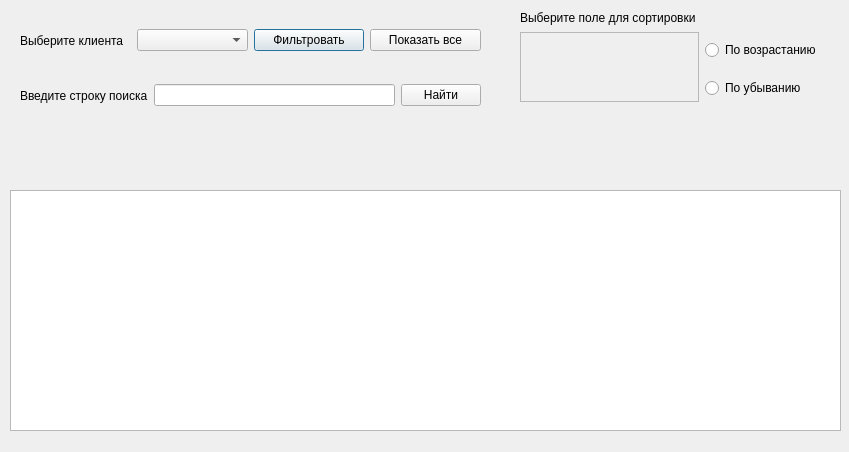
<?xml version="1.0" encoding="UTF-8"?>
<ui version="4.0">
 <class>Dialog_api</class>
 <widget class="QDialog" name="Dialog_api">
  <property name="geometry">
   <rect>
    <x>0</x>
    <y>0</y>
    <width>849</width>
    <height>452</height>
   </rect>
  </property>
  <property name="windowTitle">
   <string>Dialog</string>
  </property>
  <widget class="QTableView" name="tableView_information">
   <property name="geometry">
    <rect>
     <x>10</x>
     <y>190</y>
     <width>831</width>
     <height>241</height>
    </rect>
   </property>
  </widget>
  <widget class="QWidget" name="horizontalLayoutWidget">
   <property name="geometry">
    <rect>
     <x>20</x>
     <y>20</y>
     <width>461</width>
     <height>41</height>
    </rect>
   </property>
   <layout class="QHBoxLayout" name="horizontalLayout">
    <item>
     <widget class="QLabel" name="label">
      <property name="text">
       <string>Выберите клиента</string>
      </property>
     </widget>
    </item>
    <item>
     <widget class="QComboBox" name="comboBox_clients"/>
    </item>
    <item>
     <widget class="QPushButton" name="pushButton_filter">
      <property name="text">
       <string>Фильтровать</string>
      </property>
     </widget>
    </item>
    <item>
     <widget class="QPushButton" name="pushButton_show_all">
      <property name="text">
       <string>Показать все</string>
      </property>
     </widget>
    </item>
   </layout>
  </widget>
  <widget class="QWidget" name="horizontalLayoutWidget_3">
   <property name="geometry">
    <rect>
     <x>20</x>
     <y>80</y>
     <width>461</width>
     <height>31</height>
    </rect>
   </property>
   <layout class="QHBoxLayout" name="horizontalLayout_3">
    <item>
     <widget class="QLabel" name="label_2">
      <property name="text">
       <string>Введите строку поиска</string>
      </property>
     </widget>
    </item>
    <item>
     <widget class="QLineEdit" name="lineEdit_search_string"/>
    </item>
    <item>
     <widget class="QPushButton" name="pushButton_search">
      <property name="text">
       <string>Найти</string>
      </property>
     </widget>
    </item>
   </layout>
  </widget>
  <widget class="QWidget" name="gridLayoutWidget">
   <property name="geometry">
    <rect>
     <x>520</x>
     <y>10</y>
     <width>301</width>
     <height>92</height>
    </rect>
   </property>
   <layout class="QGridLayout" name="gridLayout">
    <item row="2" column="1">
     <widget class="QRadioButton" name="radioButton_ascending">
      <property name="text">
       <string>По возрастанию</string>
      </property>
     </widget>
    </item>
    <item row="3" column="1">
     <widget class="QRadioButton" name="radioButton_descending">
      <property name="text">
       <string>По убыванию</string>
      </property>
     </widget>
    </item>
    <item row="1" column="0">
     <widget class="QLabel" name="label_3">
      <property name="text">
       <string>Выберите поле для сортировки</string>
      </property>
     </widget>
    </item>
    <item row="2" column="0" rowspan="2">
     <widget class="QScrollArea" name="scrollArea_field_for_sorting">
      <property name="widgetResizable">
       <bool>true</bool>
      </property>
      <widget class="QWidget" name="scrollAreaWidgetContents">
       <property name="geometry">
        <rect>
         <x>0</x>
         <y>0</y>
         <width>185</width>
         <height>69</height>
        </rect>
       </property>
      </widget>
     </widget>
    </item>
   </layout>
  </widget>
 </widget>
 <resources/>
 <connections/>
</ui>
